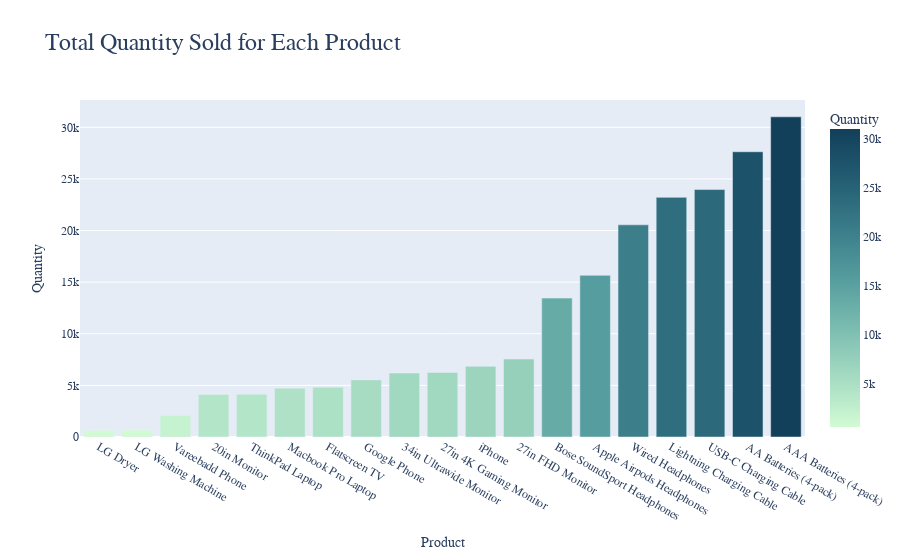

Notebook code for this chart:
### Markdown cell above
### 1. Which product is sold the most?

### Code cell
best_product = maindf.groupby('Product')
quantity_sold = best_product['Quantity Ordered'].sum()
product_data = quantity_sold.reset_index()
product_data = product_data.sort_values('Quantity Ordered', ascending=True).rename(columns={'Quantity Ordered': 'Quantity Sold'})


fig = px.bar(product_data,
             x='Product',
             y='Quantity Sold',
             orientation='v', 
             title='Total Quantity Sold for Each Product',
             color='Quantity Sold', 
             color_continuous_scale='darkmint',
             labels={'Quantity Sold': 'Quantity', 'Product': 'Product'})


fig.update_layout(
    title_font_size=24,
    xaxis_title="Product",
    yaxis_title="Quantity",
    xaxis_tickfont_size=12,
    yaxis_tickfont_size=12,
    font_family="Arial Black",
    bargap=0.2
)

fig.show()
fig.write_html("product_quantity_bar.html")

### Figure 1 — Plotly figure (JSON) as saved in the notebook; plotly's stock layout.template omitted (floating-point values rounded to 4 significant figures)
{"data": [{"alignmentgroup": "True", "hovertemplate": "Product=%{x}<br>Quantity=%{marker.color}<extra></extra>", "legendgroup": "", "marker": {"color": [646, 666, 2068, 4129, 4130, 4728, 4819, 5532, 6199, 6244, 6849, 7550, 13457, 15661, 20557, 23217, 23975, 27635, 31017], "coloraxis": "coloraxis", "pattern": {"shape": ""}}, "name": "", "offsetgroup": "", "orientation": "v", "showlegend": false, "textposition": "auto", "type": "bar", "x": ["LG Dryer", "LG Washing Machine", "Vareebadd Phone", "20in Monitor", "ThinkPad Laptop", "Macbook Pro Laptop", "Flatscreen TV", "Google Phone", "34in Ultrawide Monitor", "27in 4K Gaming Monitor", "iPhone", "27in FHD Monitor", "Bose SoundSport Headphones", "Apple Airpods Headphones", "Wired Headphones", "Lightning Charging Cable", "USB-C Charging Cable", "AA Batteries (4-pack)", "AAA Batteries (4-pack)"], "xaxis": "x", "y": [646, 666, 2068, 4129, 4130, 4728, 4819, 5532, 6199, 6244, 6849, 7550, 13457, 15661, 20557, 23217, 23975, 27635, 31017], "yaxis": "y"}], "layout": {"bargap": 0.2, "barmode": "relative", "coloraxis": {"colorbar": {"title": {"text": "Quantity"}}, "colorscale": [[0, "rgb(210, 251, 212)"], [0.1667, "rgb(165, 219, 194)"], [0.3333, "rgb(123, 188, 176)"], [0.5, "rgb(85, 156, 158)"], [0.6667, "rgb(58, 124, 137)"], [0.8333, "rgb(35, 93, 114)"], [1, "rgb(18, 63, 90)"]]}, "font": {"family": "Arial Black"}, "legend": {"tracegroupgap": 0}, "title": {"font": {"size": 24}, "text": "Total Quantity Sold for Each Product"}, "xaxis": {"anchor": "y", "domain": [0, 1], "tickfont": {"size": 12}, "title": {"text": "Product"}}, "yaxis": {"anchor": "x", "domain": [0, 1], "tickfont": {"size": 12}, "title": {"text": "Quantity"}}}}
